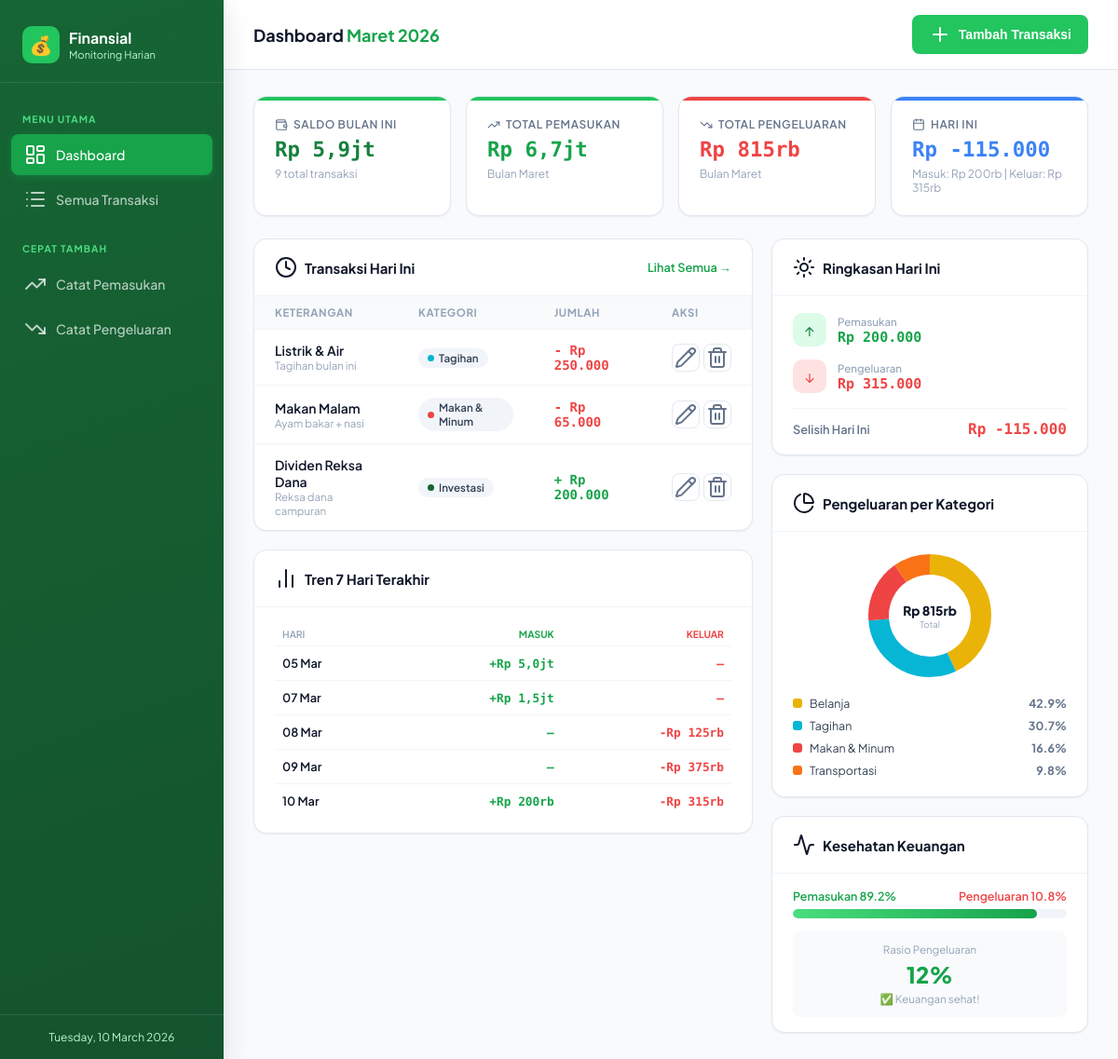
The page / on the database its author committed.
### tables this page shows
CREATE TABLE IF NOT EXISTS transaksi (
    id           INT UNSIGNED AUTO_INCREMENT PRIMARY KEY,
    kategori_id  INT UNSIGNED NOT NULL,
    judul        VARCHAR(200) NOT NULL,
    jumlah       DECIMAL(15,2) NOT NULL,
    jenis        ENUM('pemasukan','pengeluaran') NOT NULL,
    catatan      TEXT,
    tanggal      DATE NOT NULL,
    created_at   TIMESTAMP DEFAULT CURRENT_TIMESTAMP,
    updated_at   TIMESTAMP DEFAULT CURRENT_TIMESTAMP ON UPDATE CURRENT_TIMESTAMP,
    CONSTRAINT fk_transaksi_kategori
        FOREIGN KEY (kategori_id) REFERENCES kategori(id)
        ON DELETE RESTRICT ON UPDATE CASCADE,
    INDEX idx_tanggal (tanggal),
    INDEX idx_jenis   (jenis)
);

CREATE TABLE IF NOT EXISTS kategori (
    id          INT UNSIGNED AUTO_INCREMENT PRIMARY KEY,
    nama        VARCHAR(100) NOT NULL,
    jenis       ENUM('pemasukan','pengeluaran') NOT NULL,
    ikon        VARCHAR(50) DEFAULT 'tag',
    warna       VARCHAR(7) DEFAULT '#22c55e',
    created_at  TIMESTAMP DEFAULT CURRENT_TIMESTAMP
);

### index.php (shortened to what the rows shown need)
<?php
require_once __DIR__ . '/classes/Transaksi.php';
require_once __DIR__ . '/classes/Helper.php';
$transaksiModel = new Transaksi();
$transaksiHari   = $transaksiModel->getHariIni();
$tren7Hari       = $transaksiModel->getTren7Hari();
?>
<!DOCTYPE html>
<html lang="id">
<head>
    <link rel="stylesheet" href="assets/css/style.css">
</head>
<body>
<div class="main-content">
    <div class="page">
        <div class="content-grid">
            <div>
                <div class="card">
                    <?php if (empty($transaksiHari)): ?>
                    <div class="tabel-kosong">
                        <div class="icon">📭</div>
                        <p>Belum ada transaksi hari ini.<br>Mulai catat sekarang!</p>
                    </div>
                    <?php else: ?>
                    <table class="tabel-transaksi">
                        <thead>
                            <tr>
                                <th>KETERANGAN</th>
                                <th>KATEGORI</th>
                                <th>JUMLAH</th>
                                <th>AKSI</th>
                            </tr>
                        </thead>
                        <tbody>
                            <?php foreach ($transaksiHari as $t): ?>
                            <tr>
                                <td>
                                    <div style="font-weight:600;font-size:.875rem;">
                                        <?= Helper::bersihkan($t['judul']) ?>
                                    </div>
                                    <?php if ($t['catatan']): ?>
                                    <div style="font-size:.72rem;color:var(--abu-400);">
                                        <?= Helper::bersihkan($t['catatan']) ?>
                                    </div>
                                    <?php endif; ?>
                                </td>
                                <td>
                                    <span class="badge-kategori">
                                        <span class="dot" style="background:<?= $t['warna'] ?>"></span>
                                        <?= Helper::bersihkan($t['kategori_nama']) ?>
                                    </span>
                                </td>
                                <td class="<?= $t['jenis']==='pemasukan' ? 'jumlah-masuk' : 'jumlah-keluar' ?>">
                                    <?= $t['jenis']==='pemasukan' ? '+' : '-' ?>
                                    <?= Helper::rupiah($t['jumlah']) ?>
                                </td>
                                <td>
                                    <div style="display:flex;gap:4px;">
                                        <button class="btn-aksi edit" title="Edit"
                                            onclick='App.editTransaksi(<?= json_encode([
                                                "id"          => $t["id"],
                                                "judul"       => $t["judul"],
                                                "jumlah"      => $t["jumlah"],
                                                "jenis"       => $t["jenis"],
                                                "catatan"     => $t["catatan"],
                                                "tanggal"     => $t["tanggal"],
                                                "kategori_id" => $t["kategori_id"],
                                            ]) ?>)'>
                                            <i data-lucide="pencil"></i>
                                        </button>
                                        <button class="btn-aksi hapus" title="Hapus"
                                            onclick='App.konfirmasiHapus(<?= $t["id"] ?>, "<?= addslashes($t["judul"]) ?>")'>
                                            <i data-lucide="trash-2"></i>
                                        </button>
                                    </div>
                                </td>
                            </tr>
                            <?php endforeach; ?>
                        </tbody>
                    </table>
                    <?php endif; ?>
                </div>
                <?php if (!empty($tren7Hari)): ?>
                <div class="card" style="margin-top:20px;">
                    <div style="padding:16px 22px;overflow-x:auto;">
                        <table style="width:100%;border-collapse:collapse;font-size:.8rem;">
                            <thead>
                                <tr>
                                    <th style="text-align:left;padding:6px 8px;color:var(--abu-400);font-weight:600;text-transform:uppercase;font-size:.65rem;">HARI</th>
                                    <th style="text-align:right;padding:6px 8px;color:var(--hijau-600);font-size:.65rem;font-weight:700;text-transform:uppercase;">MASUK</th>
                                    <th style="text-align:right;padding:6px 8px;color:var(--merah);font-size:.65rem;font-weight:700;text-transform:uppercase;">KELUAR</th>
                                </tr>
                            </thead>
                        </table>
                    </div>
                </div>
                <?php endif; ?>
            </div>
        </div>
    </div>
</div>
</body>
</html>

### rows shown on the page
transaksi: judul "Listrik & Air", catatan "Tagihan bulan ini", kategori.nama "Tagihan", jumlah "Rp 250.000"
transaksi: judul "Makan Malam", catatan "Ayam bakar + nasi", kategori.nama "Makan & Minum", jumlah "Rp 65.000"
transaksi: judul "Dividen Reksa Dana", catatan "Reksa dana campuran", kategori.nama "Investasi", jumlah "Rp 200.000"

### other values the page prints
Helper::rupiah($ringkasanBulan['saldo'], true) "Rp 5,9jt"
$ringkasanBulan['total_transaksi'] "9"
Helper::rupiah($ringkasanBulan['total_pemasukan'], true) "Rp 6,7jt"
Helper::rupiah($ringkasanBulan['total_pengeluaran'], true) "Rp 815rb"
Helper::rupiah($ringkasanHari['pemasukan'], true) "Rp 200rb"
Helper::rupiah($ringkasanHari['pengeluaran'], true) "Rp 315rb"
$h['hari'] "05 Mar"
Helper::rupiah($h['pemasukan'], true) "Rp 5,0jt"
$h['hari'] "07 Mar"
Helper::rupiah($h['pemasukan'], true) "Rp 1,5jt"
$h['hari'] "08 Mar"
Helper::rupiah($h['pengeluaran'], true) "Rp 125rb"
$h['hari'] "09 Mar"
Helper::rupiah($h['pengeluaran'], true) "Rp 375rb"
$h['hari'] "10 Mar"
